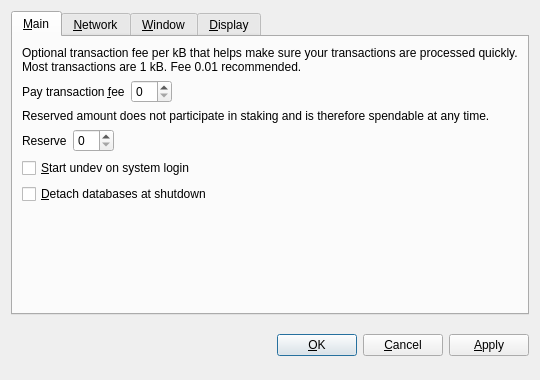
<?xml version="1.0" encoding="UTF-8"?>
<ui version="4.0">
 <class>OptionsDialog</class>
 <widget class="QDialog" name="OptionsDialog">
  <property name="geometry">
   <rect>
    <x>0</x>
    <y>0</y>
    <width>540</width>
    <height>380</height>
   </rect>
  </property>
  <property name="windowTitle">
   <string>Options</string>
  </property>
  <property name="modal">
   <bool>true</bool>
  </property>
  <layout class="QVBoxLayout" name="verticalLayout">
   <item>
    <widget class="QTabWidget" name="tabWidget">
     <property name="tabPosition">
      <enum>QTabWidget::North</enum>
     </property>
     <property name="currentIndex">
      <number>0</number>
     </property>
     <widget class="QWidget" name="tabMain">
      <attribute name="title">
       <string>&amp;Main</string>
      </attribute>
      <layout class="QVBoxLayout" name="verticalLayout_Main">
       <item>
        <widget class="QLabel" name="transactionFeeInfoLabel">
         <property name="text">
          <string>Optional transaction fee per kB that helps make sure your transactions are processed quickly. Most transactions are 1 kB. Fee 0.01 recommended.</string>
         </property>
         <property name="textFormat">
          <enum>Qt::PlainText</enum>
         </property>
         <property name="wordWrap">
          <bool>true</bool>
         </property>
        </widget>
       </item>
       <item>
        <layout class="QHBoxLayout" name="horizontalLayoutFee">
         <item>
          <widget class="QLabel" name="transactionFeeLabel">
           <property name="text">
            <string>Pay transaction &amp;fee</string>
           </property>
           <property name="textFormat">
            <enum>Qt::PlainText</enum>
           </property>
           <property name="buddy">
            <cstring>transactionFee</cstring>
           </property>
          </widget>
         </item>
         <item>
          <widget class="BitcoinAmountField" name="transactionFee"/>
         </item>
         <item>
          <spacer name="horizontalSpacerFee">
           <property name="orientation">
            <enum>Qt::Horizontal</enum>
           </property>
           <property name="sizeHint" stdset="0">
            <size>
             <width>40</width>
             <height>20</height>
            </size>
           </property>
          </spacer>
         </item>
        </layout>
       </item>
       <item>
        <widget class="QLabel" name="reserveBalanceInfoLabel">
         <property name="text">
          <string>Reserved amount does not participate in staking and is therefore spendable at any time.</string>
         </property>
         <property name="textFormat">
          <enum>Qt::PlainText</enum>
         </property>
         <property name="wordWrap">
          <bool>true</bool>
         </property>
        </widget>
       </item>
       <item>
        <layout class="QHBoxLayout" name="horizontalLayoutReserveBalance">
         <item>
          <widget class="QLabel" name="reserveBalanceLabel">
           <property name="text">
            <string>Reserve</string>
           </property>
           <property name="textFormat">
            <enum>Qt::PlainText</enum>
           </property>
           <property name="buddy">
            <cstring>reserveBalance</cstring>
           </property>
          </widget>
         </item>
         <item>
          <widget class="BitcoinAmountField" name="reserveBalance"/>
         </item>
         <item>
          <spacer name="horizontalSpacerReserveBalance">
           <property name="orientation">
            <enum>Qt::Horizontal</enum>
           </property>
           <property name="sizeHint" stdset="0">
            <size>
             <width>40</width>
             <height>20</height>
            </size>
           </property>
          </spacer>
         </item>
        </layout>
       </item>
       <item>
        <widget class="QCheckBox" name="bitcoinAtStartup">
         <property name="toolTip">
          <string>Automatically start undev after logging in to the system.</string>
         </property>
         <property name="text">
          <string>&amp;Start undev on system login</string>
         </property>
        </widget>
       </item>
       <item>
        <widget class="QCheckBox" name="detachDatabases">
         <property name="toolTip">
          <string>Detach block and address databases at shutdown. This means they can be moved to another data directory, but it slows down shutdown. The wallet is always detached.</string>
         </property>
         <property name="text">
          <string>&amp;Detach databases at shutdown</string>
         </property>
        </widget>
       </item>
       <item>
        <spacer name="verticalSpacer_Main">
         <property name="orientation">
          <enum>Qt::Vertical</enum>
         </property>
         <property name="sizeHint" stdset="0">
          <size>
           <width>20</width>
           <height>40</height>
          </size>
         </property>
        </spacer>
       </item>
      </layout>
     </widget>
     <widget class="QWidget" name="tabNetwork">
      <attribute name="title">
       <string>&amp;Network</string>
      </attribute>
      <layout class="QVBoxLayout" name="verticalLayout_Network">
       <item>
        <widget class="QCheckBox" name="mapPortUpnp">
         <property name="toolTip">
          <string>Automatically open the undev client port on the router. This only works when your router supports UPnP and it is enabled.</string>
         </property>
         <property name="text">
          <string>Map port using &amp;UPnP</string>
         </property>
        </widget>
       </item>
       <item>
        <widget class="QCheckBox" name="connectSocks">
         <property name="toolTip">
          <string>Connect to the undev network through a SOCKS proxy (e.g. when connecting through Tor).</string>
         </property>
         <property name="text">
          <string>&amp;Connect through SOCKS proxy:</string>
         </property>
        </widget>
       </item>
       <item>
        <layout class="QHBoxLayout" name="horizontalLayout_Network">
         <item>
          <widget class="QLabel" name="proxyIpLabel">
           <property name="text">
            <string>Proxy &amp;IP:</string>
           </property>
           <property name="textFormat">
            <enum>Qt::PlainText</enum>
           </property>
           <property name="buddy">
            <cstring>proxyIp</cstring>
           </property>
          </widget>
         </item>
         <item>
          <widget class="QValidatedLineEdit" name="proxyIp">
           <property name="maximumSize">
            <size>
             <width>140</width>
             <height>16777215</height>
            </size>
           </property>
           <property name="toolTip">
            <string>IP address of the proxy (e.g. 127.0.0.1)</string>
           </property>
          </widget>
         </item>
         <item>
          <widget class="QLabel" name="proxyPortLabel">
           <property name="text">
            <string>&amp;Port:</string>
           </property>
           <property name="textFormat">
            <enum>Qt::PlainText</enum>
           </property>
           <property name="buddy">
            <cstring>proxyPort</cstring>
           </property>
          </widget>
         </item>
         <item>
          <widget class="QLineEdit" name="proxyPort">
           <property name="maximumSize">
            <size>
             <width>55</width>
             <height>16777215</height>
            </size>
           </property>
           <property name="toolTip">
            <string>Port of the proxy (e.g. 9050)</string>
           </property>
          </widget>
         </item>
         <item>
          <widget class="QLabel" name="socksVersionLabel">
           <property name="text">
            <string>SOCKS &amp;Version:</string>
           </property>
           <property name="textFormat">
            <enum>Qt::PlainText</enum>
           </property>
           <property name="buddy">
            <cstring>socksVersion</cstring>
           </property>
          </widget>
         </item>
         <item>
          <widget class="QValueComboBox" name="socksVersion">
           <property name="toolTip">
            <string>SOCKS version of the proxy (e.g. 5)</string>
           </property>
          </widget>
         </item>
         <item>
          <spacer name="horizontalSpacer_Network">
           <property name="orientation">
            <enum>Qt::Horizontal</enum>
           </property>
           <property name="sizeHint" stdset="0">
            <size>
             <width>40</width>
             <height>20</height>
            </size>
           </property>
          </spacer>
         </item>
        </layout>
       </item>
       <item>
        <spacer name="verticalSpacer_Network">
         <property name="orientation">
          <enum>Qt::Vertical</enum>
         </property>
         <property name="sizeHint" stdset="0">
          <size>
           <width>20</width>
           <height>40</height>
          </size>
         </property>
        </spacer>
       </item>
      </layout>
     </widget>
     <widget class="QWidget" name="tabWindow">
      <attribute name="title">
       <string>&amp;Window</string>
      </attribute>
      <layout class="QVBoxLayout" name="verticalLayout_Window">
       <item>
        <widget class="QCheckBox" name="minimizeToTray">
         <property name="toolTip">
          <string>Show only a tray icon after minimizing the window.</string>
         </property>
         <property name="text">
          <string>&amp;Minimize to the tray instead of the taskbar</string>
         </property>
        </widget>
       </item>
       <item>
        <widget class="QCheckBox" name="minimizeOnClose">
         <property name="toolTip">
          <string>Minimize instead of exit the application when the window is closed. When this option is enabled, the application will be closed only after selecting Quit in the menu.</string>
         </property>
         <property name="text">
          <string>M&amp;inimize on close</string>
         </property>
        </widget>
       </item>
       <item>
        <spacer name="verticalSpacer_Window">
         <property name="orientation">
          <enum>Qt::Vertical</enum>
         </property>
         <property name="sizeHint" stdset="0">
          <size>
           <width>20</width>
           <height>40</height>
          </size>
         </property>
        </spacer>
       </item>
      </layout>
     </widget>
     <widget class="QWidget" name="tabDisplay">
      <attribute name="title">
       <string>&amp;Display</string>
      </attribute>
      <layout class="QVBoxLayout" name="verticalLayout_Display">
       <item>
        <layout class="QHBoxLayout" name="horizontalLayout_1_Display">
         <item>
          <widget class="QLabel" name="langLabel">
           <property name="text">
            <string>User Interface &amp;language:</string>
           </property>
           <property name="textFormat">
            <enum>Qt::PlainText</enum>
           </property>
           <property name="buddy">
            <cstring>lang</cstring>
           </property>
          </widget>
         </item>
         <item>
          <widget class="QValueComboBox" name="lang">
           <property name="toolTip">
            <string>The user interface language can be set here. This setting will take effect after restarting undev.</string>
           </property>
          </widget>
         </item>
        </layout>
       </item>
       <item>
        <layout class="QHBoxLayout" name="horizontalLayout_2_Display">
         <item>
          <widget class="QLabel" name="unitLabel">
           <property name="text">
            <string>&amp;Unit to show amounts in:</string>
           </property>
           <property name="textFormat">
            <enum>Qt::PlainText</enum>
           </property>
           <property name="buddy">
            <cstring>unit</cstring>
           </property>
          </widget>
         </item>
         <item>
          <widget class="QValueComboBox" name="unit">
           <property name="toolTip">
            <string>Choose the default subdivision unit to show in the interface and when sending coins.</string>
           </property>
          </widget>
         </item>
        </layout>
       </item>
       <item>
        <widget class="QCheckBox" name="displayAddresses">
         <property name="toolTip">
          <string>Whether to show undev addresses in the transaction list or not.</string>
         </property>
         <property name="text">
          <string>&amp;Display addresses in transaction list</string>
         </property>
        </widget>
       </item>
       <item>
        <widget class="QCheckBox" name="coinControlFeatures">
         <property name="toolTip">
          <string>Whether to show coin control features or not.</string>
         </property>
         <property name="text">
          <string>Display coin &amp;control features (experts only!)</string>
         </property>
        </widget>
       </item>
       <item>
        <spacer name="verticalSpacer_Display">
         <property name="orientation">
          <enum>Qt::Vertical</enum>
         </property>
         <property name="sizeHint" stdset="0">
          <size>
           <width>20</width>
           <height>40</height>
          </size>
         </property>
        </spacer>
       </item>
      </layout>
     </widget>
    </widget>
   </item>
   <item>
    <layout class="QHBoxLayout" name="horizontalLayout_Buttons">
     <item>
      <spacer name="horizontalSpacer_1">
       <property name="orientation">
        <enum>Qt::Horizontal</enum>
       </property>
       <property name="sizeHint" stdset="0">
        <size>
         <width>40</width>
         <height>48</height>
        </size>
       </property>
      </spacer>
     </item>
     <item>
      <widget class="QLabel" name="statusLabel">
       <property name="font">
        <font>
         <weight>75</weight>
         <bold>true</bold>
        </font>
       </property>
       <property name="text">
        <string/>
       </property>
       <property name="textFormat">
        <enum>Qt::PlainText</enum>
       </property>
       <property name="wordWrap">
        <bool>true</bool>
       </property>
      </widget>
     </item>
     <item>
      <spacer name="horizontalSpacer_2">
       <property name="orientation">
        <enum>Qt::Horizontal</enum>
       </property>
       <property name="sizeHint" stdset="0">
        <size>
         <width>40</width>
         <height>48</height>
        </size>
       </property>
      </spacer>
     </item>
     <item>
      <widget class="QPushButton" name="okButton">
       <property name="text">
        <string>&amp;OK</string>
       </property>
      </widget>
     </item>
     <item>
      <widget class="QPushButton" name="cancelButton">
       <property name="text">
        <string>&amp;Cancel</string>
       </property>
       <property name="autoDefault">
        <bool>false</bool>
       </property>
      </widget>
     </item>
     <item>
      <widget class="QPushButton" name="applyButton">
       <property name="text">
        <string>&amp;Apply</string>
       </property>
       <property name="autoDefault">
        <bool>false</bool>
       </property>
      </widget>
     </item>
    </layout>
   </item>
  </layout>
 </widget>
 <customwidgets>
  <customwidget>
   <class>BitcoinAmountField</class>
   <extends>QSpinBox</extends>
   <header>bitcoinamountfield.h</header>
  </customwidget>
  <customwidget>
   <class>QValueComboBox</class>
   <extends>QComboBox</extends>
   <header>qvaluecombobox.h</header>
  </customwidget>
  <customwidget>
   <class>QValidatedLineEdit</class>
   <extends>QLineEdit</extends>
   <header>qvalidatedlineedit.h</header>
  </customwidget>
 </customwidgets>
 <resources/>
 <connections/>
</ui>
